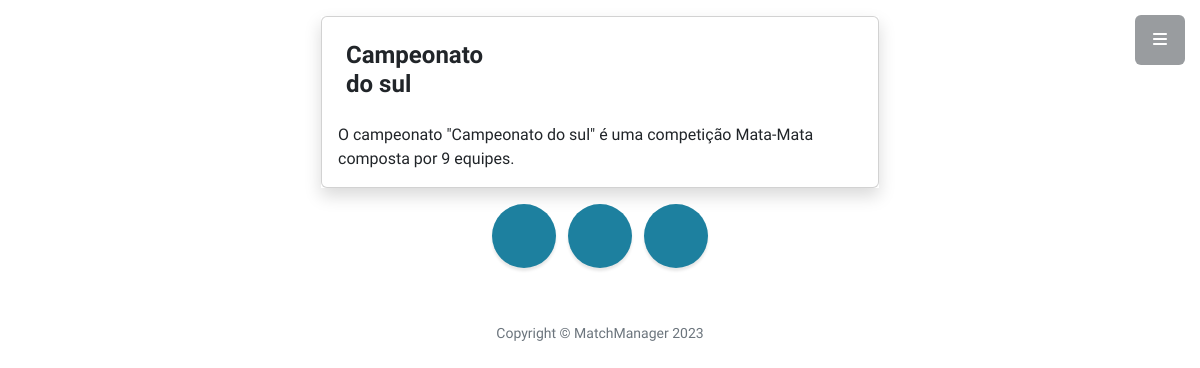
The page /campeonatos/1/ (signed in) on the database as committed earlier.
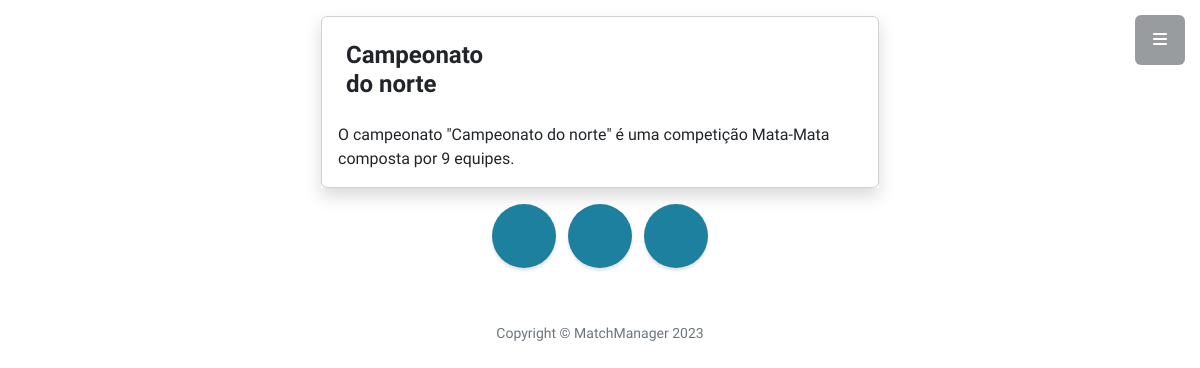
The same page on the database as committed later.
### Campeonato/models.py (models this page shows, shortened)
class Campeonato(models.Model):
    TIPOS =(
        ("1", "Ponto Corrido"),
        ("2", "Mata-Mata"),
        ("3", "Fase de Grupo/Mata-Mata"))
    nome = models.CharField(max_length=200, verbose_name= 'Nome', null= True )
    qtdequipe = models.IntegerField( verbose_name= 'Quantidade de equipes', null= True )
    tipopartida = models.CharField(max_length=1,choices=TIPOS, verbose_name= 'Tipo de partida', null= True )

### Campeonato/views.py (the view)
# urls.py: path('<int:campeonato_id>/', views.detail, name='detail'),
def detail(request, campeonato_id):
    Campeonatos = Campeonato.objects.get(pk=campeonato_id)
    context = {
        "campeonatos": Campeonatos
    }
    return render(request, 'campeonatos/detail.html', context)

### Templates/campeonatos/detail.html
{% extends '_base.html' %}
{% block content %}
<div class="mx-auto">
    <div class="col-lg-6 shadow mt-3 mx-auto">
        <div class="card">
            <div class="card-body">
                <div class="card-title">
                    <div class="d-flex flex-row">
                        <h4 class="p-2 col-lg-4">{{ campeonatos.nome }}</h4>
                    </div>
                </div>
                    O campeonato "{{ campeonatos.nome }}" é uma competição {{campeonatos.tipopartida}} composta por {{campeonatos.qtdequipe}} equipes.
            </div>
            </div>
        </div>
    </div>
    </div>
{% endblock %}

Rows that differ between the two databases and show on the page:
changed Campeonato "Mata-Mata": nome "Campeonato do sul" → "Campeonato do norte"
